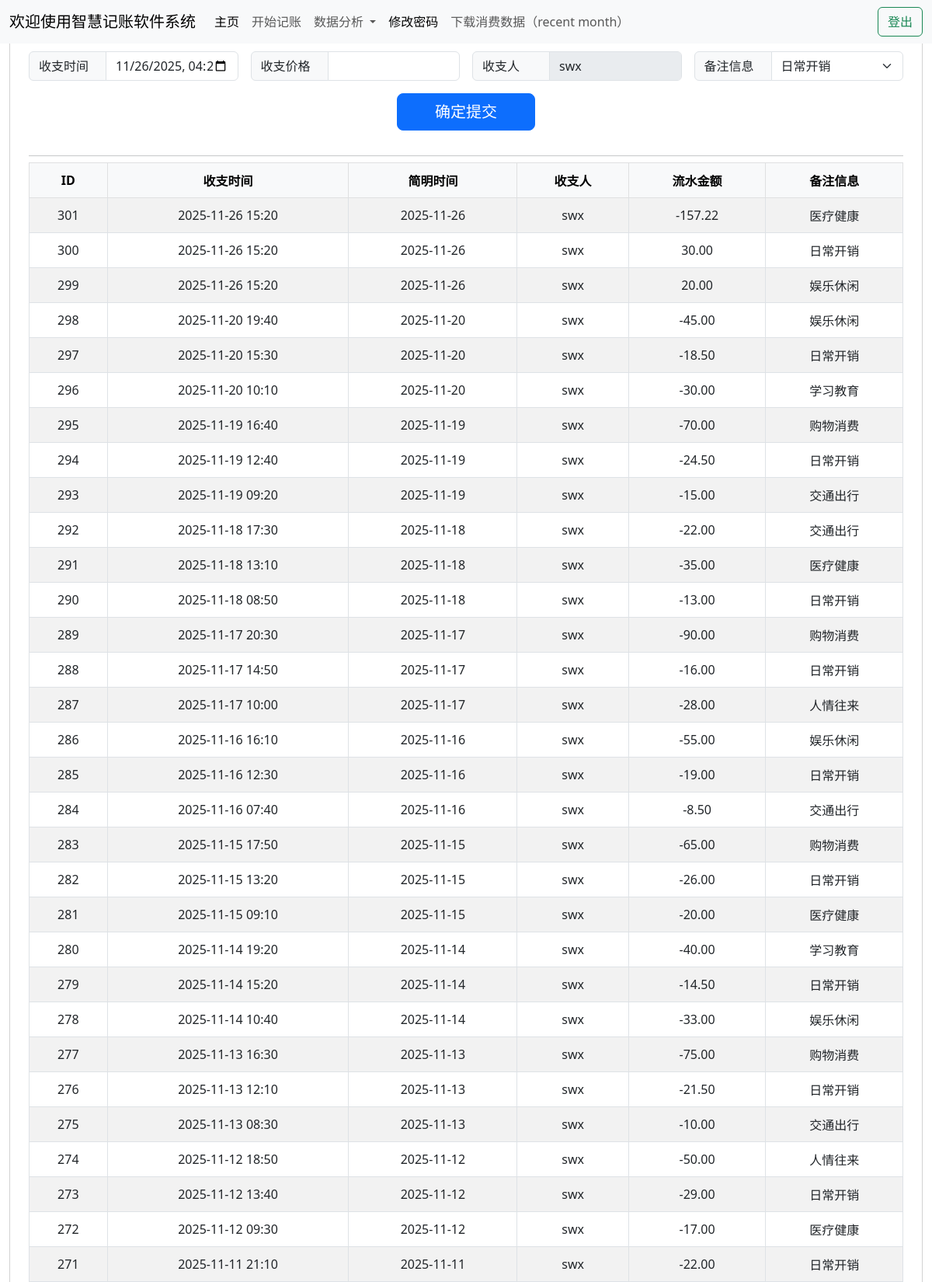
The app's page /flow (upper part) with its own data.
### tables this page shows
CREATE TABLE money (ID INTEGER PRIMARY KEY AUTOINCREMENT, Time TEXT, DATE TEXT, User TEXT, flow NUMERIC, msg TEXT);

### app.py (the view, shortened to what this page needs)
@app.route('/flow',methods=["GET",'POST'])
def flow():
    if request.method == "GET":
        conn = get_db_connection()
        cur = conn.cursor()
        cur.execute('SELECT * FROM money ORDER BY ID DESC LIMIT 200')
        res = cur.fetchall()
        conn.close()
        print(res)
        return render_template("flow.html",**locals())

### app.py (called while the page is built)
def get_db_connection():
    conn = sqlite3.connect("comp.sqlite", check_same_thread=False)
    conn.row_factory = sqlite3.Row  # 可选：让查询结果支持字典式访问
    return conn

### templates/flow.html (shortened to what this page needs)
{% include 'base.html' %}
<!DOCTYPE html>
<html lang="zh-CN">
<head>
</head>
<body class="d-flex flex-column m-0 p-0" style="height: 100vh;">
    <div class="container-fluid flex-grow-1 d-flex flex-column">
        <div class="card flex-grow-1">
            <div class="card-header bg-primary text-white text-center">
                <h5 class="card-title mb-0">记录/查看流水</h5>
            </div>
            <div class="card-body d-flex flex-column flex-grow-1 p-4">
                <form id="flowForm" class="row g-3 mb-4">
                    <div class="col-md-3">
                        <div class="input-group">
                            <span class="input-group-text">收支时间</span>
                            <input type="datetime-local" id="DATE" name="DATE" class="form-control" required>
                        </div>
                    </div>
                    <div class="col-md-3">
                        <div class="input-group">
                            <span class="input-group-text">收支价格</span>
                            <input type="number" id="price" name="price" class="form-control" step="0.01" required>
                        </div>
                    </div>
                    <div class="col-md-3">
                        <div class="input-group">
                            <span class="input-group-text">收支人</span>
                            <input type="text" id="person" name="person" class="form-control" value="swx" disabled>
                        </div>
                    </div>
                    <div class="col-md-3">
                        <div class="input-group">
                            <span class="input-group-text">备注信息</span>
                            <select id="msg" name="msg" class="form-select" required>
                                <option value="日常开销" selected>日常开销</option>
                            </select>
                        </div>
                    </div>
                    <div class="col-12 text-center">
                        <button type="submit" class="btn btn-primary btn-lg px-5">确定提交</button>
                    </div>
                </form>
                <hr class="my-2">
                <div class="table-container flex-grow-1">
                    <table class="table table-striped table-hover table-bordered mb-0">
                        <thead class="table-light sticky-top">
                            <tr>
                                <th>ID</th>
                                <th>收支时间</th>
                                <th>简明时间</th>
                                <th>收支人</th>
                                <th>流水金额</th>
                                <th>备注信息</th>
                            </tr>
                        </thead>
                        <tbody>
                            {% if res and res|length > 0 %}
                            {% for item in res %}
                            <tr>
                                <td>{{ item[0] }}</td>
                                <td>{{ item[1] }}</td>
                                <td>{{ item[2] }}</td>
                                <td>{{ item[3] }}</td>
                                <td>{{ "%.2f"|format(item[4]|float) }}</td>
                                <td>{{ item[5] or '-' }}</td>
                            </tr>
                            {% endfor %}
                            {% else %}
                            <tr>
                                <td colspan="6" class="text-center text-muted">暂无流水记录</td>
                            </tr>
                            {% endif %}
                        </tbody>
                    </table>
                </div>
            </div>
        </div>
    </div>
</body>
</html>

### templates/base.html (shortened to what this page needs)
<head>
    <link href="{{url_for('static',filename='bootstrap5.min.css')}}" rel="stylesheet">
    <link href="{{url_for('static',filename='docs.css')}}" rel="stylesheet">
    <link href="{{url_for('static',filename='Microsoft.FluentUI.css')}}" rel="stylesheet">
    <link href="{{url_for('static',filename='jquery.toast.min.css')}}" rel="stylesheet">
</head>
<nav class="navbar navbar-expand-lg navbar-light bg-light fixed-top">
    <div class="container-fluid">
        <a class="navbar-brand" href="main">欢迎使用智慧记账软件系统</a>
        <div class="collapse navbar-collapse" id="navbarSupportedContent">
            <ul class="navbar-nav me-auto mb-2 mb-lg-0">
                <li class="nav-item">
                    <a class="nav-link active" aria-current="page" href="main">主页</a>
                </li>
                <li class="nav-item">
                    <a class="nav-link" href="flow">开始记账</a>
                </li>
                <li class="nav-item dropdown">
                    <a class="nav-link dropdown-toggle" href="#" id="navbarDropdown" role="button"
                        data-bs-toggle="dropdown" aria-expanded="false">
                        数据分析
                    </a>
                </li>
                <li class="nav-item">
                    <a class=" nav-link active" href="changepwd" aria-disabled="true">修改密码</a>
                </li>
                <li class="nav-item">
                    <a class="nav-link" href="export_recent_month_data">下载消费数据（recent month）</a>
                </li>
            </ul>
            <button class="btn btn-outline-success" onclick="location.href='logout'">登出</button>
        </div>
    </div>
</nav>

### static/docs.css (style rules this page uses)
:root { --bs-breakpoint-xs: 0; --bs-breakpoint-sm: 576px; --bs-breakpoint-md: 768px; --bs-breakpoint-lg: 992px; --bs-breakpoint-xl: 1200px; --bs-breakpoint-xxl: 1400px; }
:root, [data-bs-theme="light"] { --bd-purple: #4c0bce; --bd-violet: #712cf9; --bd-accent: #ffe484; --bd-violet-rgb: 112.520718, 44.062154, 249.437846; --bd-accent-rgb: 255, 228, 132; --bd-pink-rgb: 214, 51, 132; --bd-teal-rgb: 32, 201, 151; --bd-violet-bg: var(--bd-violet); --bd-toc-color: var(--bd-violet); --bd-sidebar-link-bg: rgba(var(--bd-violet-rgb), 0.1); --bd-callout-link: 10, 88, 202; --bd-callout-code-color: #ab296a; --bd-pre-bg: var(--bs-tertiary-bg); }
:root { --docsearch-primary-color: var(--bd-violet); --docsearch-logo-color: var(--bd-violet); }
:root, [data-bs-theme="light"] { --base02: #c8c8fa; --base03: #565c64; --base04: #666; --base05: #333; --base06: #fff; --base07: #13795b; --base08: #c6303e; --base09: #087990; --base0A: #6f42c1; --base0B: #084298; --base0C: #084298; --base0D: #6f42c1; --base0E: #ab296a; --base0F: #333; }

### templates/flow.html (style rules this page uses)
.table th, .table td { vertical-align: middle; text-align: center; padding: 10px; }
.table-container { max-height: calc(100vh - 280px); overflow-y: auto; }
.input-group-text { min-width: 100px; text-align: center; }

### records on screen
money: ID "301", Time "2025-11-26 15:20", DATE "2025-11-26", User "swx", flow "-157.22", msg "医疗健康"
money: ID "300", Time "2025-11-26 15:20", DATE "2025-11-26", User "swx", flow "30.00", msg "日常开销"
money: ID "299", Time "2025-11-26 15:20", DATE "2025-11-26", User "swx", flow "20.00", msg "娱乐休闲"
money: ID "298", Time "2025-11-20 19:40", DATE "2025-11-20", User "swx", flow "-45.00", msg "娱乐休闲"
money: ID "297", Time "2025-11-20 15:30", DATE "2025-11-20", User "swx", flow "-18.50", msg "日常开销"
money: ID "296", Time "2025-11-20 10:10", DATE "2025-11-20", User "swx", flow "-30.00", msg "学习教育"
money: ID "295", Time "2025-11-19 16:40", DATE "2025-11-19", User "swx", flow "-70.00", msg "购物消费"
money: ID "294", Time "2025-11-19 12:40", DATE "2025-11-19", User "swx", flow "-24.50", msg "日常开销"
money: ID "293", Time "2025-11-19 09:20", DATE "2025-11-19", User "swx", flow "-15.00", msg "交通出行"
money: ID "292", Time "2025-11-18 17:30", DATE "2025-11-18", User "swx", flow "-22.00", msg "交通出行"
money: ID "291", Time "2025-11-18 13:10", DATE "2025-11-18", User "swx", flow "-35.00", msg "医疗健康"
money: ID "290", Time "2025-11-18 08:50", DATE "2025-11-18", User "swx", flow "-13.00", msg "日常开销"
money: ID "289", Time "2025-11-17 20:30", DATE "2025-11-17", User "swx", flow "-90.00", msg "购物消费"
money: ID "288", Time "2025-11-17 14:50", DATE "2025-11-17", User "swx", flow "-16.00", msg "日常开销"
money: ID "287", Time "2025-11-17 10:00", DATE "2025-11-17", User "swx", flow "-28.00", msg "人情往来"
money: ID "286", Time "2025-11-16 16:10", DATE "2025-11-16", User "swx", flow "-55.00", msg "娱乐休闲"
money: ID "285", Time "2025-11-16 12:30", DATE "2025-11-16", User "swx", flow "-19.00", msg "日常开销"
money: ID "284", Time "2025-11-16 07:40", DATE "2025-11-16", User "swx", flow "-8.50", msg "交通出行"
money: ID "283", Time "2025-11-15 17:50", DATE "2025-11-15", User "swx", flow "-65.00", msg "购物消费"
money: ID "282", Time "2025-11-15 13:20", DATE "2025-11-15", User "swx", flow "-26.00", msg "日常开销"
money: ID "281", Time "2025-11-15 09:10", DATE "2025-11-15", User "swx", flow "-20.00", msg "医疗健康"
money: ID "280", Time "2025-11-14 19:20", DATE "2025-11-14", User "swx", flow "-40.00", msg "学习教育"
money: ID "279", Time "2025-11-14 15:20", DATE "2025-11-14", User "swx", flow "-14.50", msg "日常开销"
money: ID "278", Time "2025-11-14 10:40", DATE "2025-11-14", User "swx", flow "-33.00", msg "娱乐休闲"
money: ID "277", Time "2025-11-13 16:30", DATE "2025-11-13", User "swx", flow "-75.00", msg "购物消费"
money: ID "276", Time "2025-11-13 12:10", DATE "2025-11-13", User "swx", flow "-21.50", msg "日常开销"
money: ID "275", Time "2025-11-13 08:30", DATE "2025-11-13", User "swx", flow "-10.00", msg "交通出行"
money: ID "274", Time "2025-11-12 18:50", DATE "2025-11-12", User "swx", flow "-50.00", msg "人情往来"
money: ID "273", Time "2025-11-12 13:40", DATE "2025-11-12", User "swx", flow "-29.00", msg "日常开销"
money: ID "272", Time "2025-11-12 09:30", DATE "2025-11-12", User "swx", flow "-17.00", msg "医疗健康"
money: ID "271", Time "2025-11-11 21:10", DATE "2025-11-11", User "swx", flow "-22.00", msg "日常开销"
